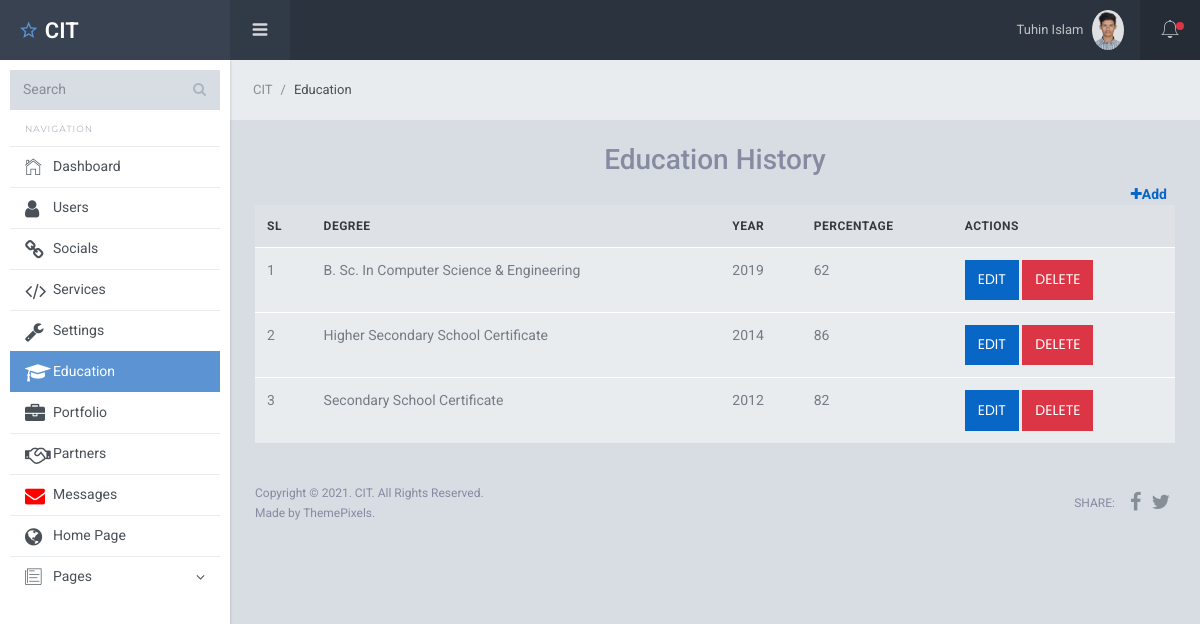
Page /dashboard/education.php (signed in) on the committed database.
### tables this page shows
CREATE TABLE `users` (
  `id` int(11) UNSIGNED NOT NULL,
  `name` varchar(255) DEFAULT NULL,
  `email` varchar(255) NOT NULL,
  `password` varchar(255) NOT NULL,
  `status` int(1) NOT NULL DEFAULT 1 COMMENT '1 = Active, 2 = Inactive',
  `role` int(1) NOT NULL DEFAULT 1 COMMENT '1 = User, 2 = Admin, 3= Employee',
  `profileImage` varchar(255) NOT NULL DEFAULT 'default.png'
);

CREATE TABLE `education` (
  `id` int(10) UNSIGNED NOT NULL,
  `degree` varchar(255) DEFAULT NULL,
  `year` varchar(255) DEFAULT NULL,
  `percentage` tinyint(3) UNSIGNED DEFAULT NULL
);

### dashboard/education.php (the view, shortened to what this page needs)
<?php
	require_once "header.php";
	$users = mysqli_query($connection,"SELECT * FROM `education` ORDER BY year DESC ");
?>
	<link rel="stylesheet" type="text/css" href="https://cdn.datatables.net/1.10.23/css/jquery.dataTables.css">
	<nav class="breadcrumb sl-breadcrumb">
	    <a class="breadcrumb-item" href="index.php">CIT</a>
	    <span class="breadcrumb-item active">Education</span>
	</nav>
<div class="sl-pagebody">
<h3 class="text-center">Education History</h3>
<div class="text-right mr-2 fw-3">
	<strong><a class="text-right" href="education-add.php">
	<i class="fa fa-plus"></i>Add</a></strong>
</div>
	<div class="table-wrapper">
    <table class="table display responsive nowrap" >
    <thead class="bg-grey text-center">
        <tr>
        	<th>SL</th>
            <th>Degree</th>
            <th>Year</th>
            <th>Percentage</th>
            <th>Actions</th>
        </tr>
    </thead>
    <tbody>
   <?php
        foreach ($users as $key => $value) { ?>
	    	<tr>
	        	<td><label><?=++$key?></label></td>
	            <td><?=$value['degree']?></td>
	            <td><?=$value['year']?></td>
	            <td><?=$value['percentage']?></td>
	            <td >
	            	<a href="social-edit.php?id=<?=$value['id'] ?>" class="btn btn-primary">Edit</a>
	                <button data-id="<?=$value['id']?>"class="btn btn-danger deleteUser">Delete</button>
	            </td>
	        </tr>
   <?php } ?>
 	</tbody>
   </table>
  </div>
<?php require_once 'footer.php' ?>

### dashboard/header.php (shortened to what this page needs)
<?php
  require_once 'dbcontext.php';
  $id = $_SESSION['id'];
  $select = " select * from users where id = $id ";
  $query = mysqli_query($connection,$select);
  $globalAssoc = mysqli_fetch_assoc($query);
  $file_location = explode("/",$_SERVER['PHP_SELF']);
  $active_location = end($file_location);
?>
<!DOCTYPE html>
<html lang="en">
  <head>
    <link href="./assets/lib/font-awesome/css/font-awesome.css" rel="stylesheet">
    <link href="./assets/lib/Ionicons/css/ionicons.css" rel="stylesheet">
    <link href="./assets/lib/perfect-scrollbar/css/perfect-scrollbar.css" rel="stylesheet">
    <link href="//cdn.datatables.net/1.10.23/css/jquery.dataTables.min.css" rel="stylesheet">
    <link rel="stylesheet" href="//code.jquery.com/ui/1.12.1/themes/base/jquery-ui.css">
    <link rel="stylesheet" href="/resources/demos/style.css">
    <link rel="stylesheet" href="./assets/css/starlight.css">
  </head>
  <body>
    <div class="sl-logo"><a href="dashboard.php"><i class="icon ion-android-star-outline"></i> CIT</a></div>
    <div class="sl-sideleft">
      <div class="input-group input-group-search">
        <input type="search" name="search" class="form-control" placeholder="Search">
        <span class="input-group-btn">
          <button class="btn"><i class="fa fa-search"></i></button>
        </span>
      </div>
      <label class="sidebar-label">Navigation</label>
      <div class="sl-sideleft-menu">
        <a href="dashboard.php" class="sl-menu-link <?= $active_location == 'dashboard.php' ? 'active' : '' ?> ">
          <div class="sl-menu-item">
            <i class="menu-item-icon icon ion-ios-home-outline tx-22"></i>
            <span class="menu-item-label">Dashboard</span>
          </div>
        </a>
        <a href="index.php" class="sl-menu-link <?= $active_location == 'index.php' ? 'active' : '' ?> ">
          <div class="sl-menu-item">
            <i class="menu-item-icon icon fa fa-user tx-20"></i>
            <span class="menu-item-label">Users</span>
          </div>
        </a>
        <a href="social.php" class="sl-menu-link <?= $active_location == 'social.php' ? 'active' : '' ?>">
          <div class="sl-menu-item">
            <i class="menu-item-icon icon fa fa-link tx-20"></i>
            <span class="menu-item-label">Socials</span>
          </div>
        </a>
        <a href="service.php" class="sl-menu-link <?= $active_location == 'service.php' ? 'active' : '' ?>">
          <div class="sl-menu-item">
            <i class="menu-item-icon icon fa fa-code tx-20"></i>
            <span class="menu-item-label">Services</span>
          </div>
        </a>
        <a href="setting.php" class="sl-menu-link <?= $active_location == 'setting.php' ? 'active' : '' ?>">
          <div class="sl-menu-item">
            <i class="menu-item-icon icon fa fa-wrench tx-20"></i>
            <span class="menu-item-label">Settings</span>
          </div>
        </a>
        <a href="education.php" class="sl-menu-link <?= $active_location == 'education.php' ? 'active' : '' ?>">
          <div class="sl-menu-item">
            <i class="menu-item-icon icon fa fa-graduation-cap tx-20"></i>
            <span class="menu-item-label">Education</span>
          </div>
        </a>
        <a href="portfolio.php" class="sl-menu-link <?= $active_location == 'portfolio.php' ? 'active' : '' ?>">
          <div class="sl-menu-item">
            <i class="menu-item-icon icon fa fa-briefcase tx-20"></i>
            <span class="menu-item-label">Portfolio</span>
          </div>
        </a>
        <a href="partners.php" class="sl-menu-link <?= $active_location == 'partners.php' ? 'active' : '' ?>">
          <div class="sl-menu-item">
            <i class="menu-item-icon icon fa fa-handshake-o tx-20"></i>
            <span class="menu-item-label">Partners</span>
          </div>
        </a>
        <a href="message.php" class="sl-menu-link <?= $active_location == 'message.php' ? 'active' : '' ?>">
          <div class="sl-menu-item">
            <i class="menu-item-icon icon fa fa-envelope tx-20" style="color:red"></i>
            <span class="menu-item-label">Messages</span>
          </div>
        </a>
        <a href="../index.php" target="_blank" class="sl-menu-link">
          <div class="sl-menu-item">
            <i class="menu-item-icon icon fa fa-globe tx-20"></i>
            <span class="menu-item-label">Home Page</span>
          </div>
        </a>
        <a href="#" class="sl-menu-link">
          <div class="sl-menu-item">
            <i class="menu-item-icon icon ion-ios-paper-outline tx-22"></i>
            <span class="menu-item-label">Pages</span>
            <i class="menu-item-arrow fa fa-angle-down"></i>
          </div>
        </a>
      </div>
      <br>
    </div>
    <div class="sl-header">
      <div class="sl-header-left">
        <div class="navicon-left hidden-md-down"><a id="btnLeftMenu" href=""><i class="icon ion-navicon-round"></i></a></div>
      </div>
      <div class="sl-header-right">
        <nav class="nav">
          <div class="dropdown">
            <a href="" class="nav-link nav-link-profile" data-toggle="dropdown">
              <span class="logged-name"><?=$globalAssoc['name']?><span class="hidden-md-down"></span></span>
              <img src="upload/<?=$globalAssoc['profileImage']?>" class="wd-32 rounded-circle" alt="">
            </a>
          </div>
        </nav>
        <div class="navicon-right">
          <a id="btnRightMenu" href="" class="pos-relative">
            <i class="icon ion-ios-bell-outline"></i>
            <span class="square-8 bg-danger"></span>
          </a>
        </div>
      </div>
    </div>
    <div class="sl-mainpanel">

### front/css/style.css (style rules this page uses)
body { font-family: 'Poppins', sans-serif; font-weight: normal; font-style: normal; font-size: 15px; color: #8b98af; }
a, .button { -webkit-transition: all 0.3s ease-out 0s; -moz-transition: all 0.3s ease-out 0s; -ms-transition: all 0.3s ease-out 0s; -o-transition: all 0.3s ease-out 0s; transition: all 0.3s ease-out 0s; }
a, button { color: #1696e7; outline: medium none; }
h1, h2, h3, h4, h5, h6 { font-family: 'Baloo Bhaijaan', cursive; color: #ffffff; margin-top: 0px; font-style: normal; font-weight: 400; text-transform: normal; }
h3 { font-size: 28px; }
label { color: #7e7e7e; cursor: pointer; font-size: 14px; font-weight: 400; }
*::placeholder { color: #555555; font-size: 14px; opacity: 1; }
.btn { -moz-user-select: none; background: transparent none repeat scroll 0 0; border: 2px solid #8cc090; border-radius: 0; color: #fff; cursor: pointer; display: inline-block; font-size: 15px; font-weight: 600; letter-spacing: 0; line-height: 1; margin-bottom: 0; padding: 18px 35px; text-align: center; text-transform: uppercase; touch-action: manipulation; -webkit-transition: border-color 0.3s, color 0.3s; transition: border-color 0.3s, color 0.3s; transition-timing-function: ease, ease; -webkit-transition-timing-function: cubic-bezier(0.2, 1, 0.3, 1); transition-timing-function: cubic-bezier(0.2, 1, 0.3, 1); box-sizing: border-box; vertical-align: middle; white-space: nowrap; font-family: 'Poppins', sans-serif; position: relative; overflow: hidden; z-index: 1; }
.btn::before { content: ''; position: absolute; top: 0; left: 0; width: 150%; height: 100%; background: #8cc090; z-index: -1; -webkit-transform: rotate3d(0, 0, 1, -45deg) translate3d(0, -3em, 0); transform: rotate3d(0, 0, 1, -45deg) translate3d(0, -3em, 0); -webkit-transform-origin: 0% 100%; transform-origin: 0% 100%; -webkit-transition: -webkit-transform 0.3s, opacity 0.3s, background-color 0.3s; transition: transform 0.3s, opacity 0.3s, background-color 0.3s; z-index: -1; }
.breadcrumb > .active { color: #888; }
.breadcrumb-item + .breadcrumb-item::before { color: #8b98af; content: "|"; }

### rows in the picture
users: name "Tuhin Islam", profileImage (picture)
education: degree "B. Sc. In Computer Science & Engineering", year "2019", percentage "62"
education: degree "Higher Secondary School Certificate", year "2014", percentage "86"
education: degree "Secondary School Certificate", year "2012", percentage "82"
